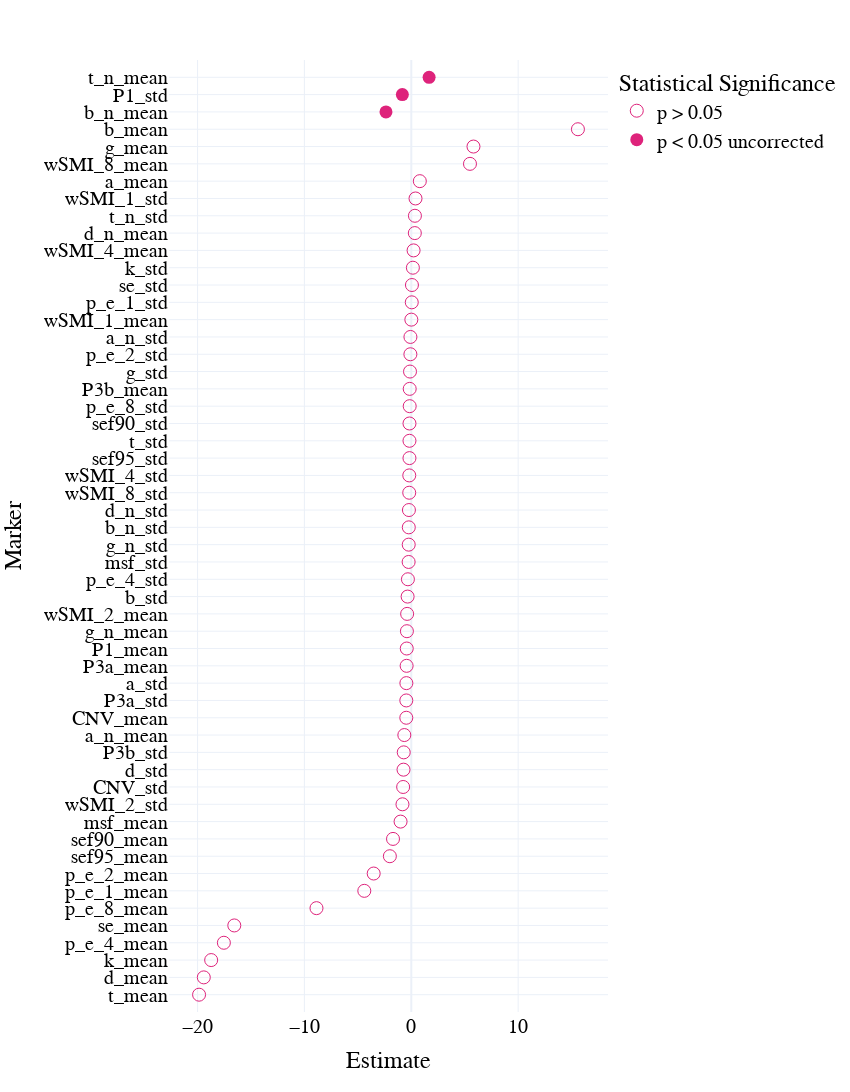

The code cell stored with this chart in its notebook:
### Code cell
fig = px.scatter(mind_glmm.sort_values(by = 'Estimate'),x = 'Estimate', y = 'Marker', template = "plotly_white", symbol = 'significant', 
                 symbol_sequence = ['circle-open','circle','hexagram' ],
#                  color = 'significant',
                 color_discrete_sequence = [pink, green,orange, pink], 
                 
                 category_orders = {'significant': ['p > 0.05','p < 0.05 uncorrected', 'p < 0.05 FDR corrected']},
                 labels = {'significant': 'Statistical Significance', 'markers':''}
                )
# fig.add_vline(x=0.5, line_width=3, line_dash="dash", line_color="grey")
fig.update_traces(marker=dict(size = 13))

fig.update_layout(
    width=850,
    height=1300,
#     autosize = True, 
    template = 'plotly_white',
        font=dict(
        family="Times new roman",
        size=20,
        color="black"
    ),
    xaxis = dict(
            visible=True,
            # range = [0.45,0.80], 
            tickfont = {"size": 20},
        ),
    yaxis = dict(
        tickfont = {"size": 20},
        autorange = False,    
        automargin = True,
        range = [-1,len(mind_glmm)],
        dtick = 1
        ),
    showlegend=True, 

)

fig.show()

fig.write_image(os.path.join(fig_path,'univariate_glmm_mind_estimate.png'))
fig.write_image(os.path.join(fig_path,'univariate_glmm_mind_estimate.pdf'))
fig.write_html(os.path.join(fig_path,'univariate_glmm_mind_estimate.html'))

### Figure 1 — Plotly figure (JSON) as saved in the notebook; plotly's stock layout.template omitted (floating-point values rounded to 4 significant figures)
{"data": [{"hovertemplate": "Statistical Significance=p > 0.05<br>Estimate=%{x}<br>Marker=%{y}<extra></extra>", "legendgroup": "p > 0.05", "marker": {"color": "#DE237B", "size": 13, "symbol": "circle-open"}, "mode": "markers", "name": "p > 0.05", "orientation": "h", "showlegend": true, "type": "scatter", "x": [-19.86, -19.42, -18.73, -17.54, -16.56, -8.871, -4.398, -3.52, -2.006, -1.712, -1.005, -0.8264, -0.7628, -0.7291, -0.7077, -0.6512, -0.4678, -0.4668, -0.4609, -0.4371, -0.4256, -0.4108, -0.389, -0.3451, -0.3165, -0.2501, -0.2415, -0.2353, -0.2222, -0.1952, -0.1916, -0.1724, -0.1711, -0.1708, -0.1505, -0.1504, -0.1209, -0.08565, -0.0821, 0.003514, 0.04331, 0.0596, 0.1483, 0.2129, 0.329, 0.3393, 0.3938, 0.7966, 5.491, 5.817, 15.59], "xaxis": "x", "y": ["t_mean", "d_mean", "k_mean", "p_e_4_mean", "se_mean", "p_e_8_mean", "p_e_1_mean", "p_e_2_mean", "sef95_mean", "sef90_mean", "msf_mean", "wSMI_2_std", "CNV_std", "d_std", "P3b_std", "a_n_mean", "CNV_mean", "P3a_std", "a_std", "P3a_mean", "P1_mean", "g_n_mean", "wSMI_2_mean", "b_std", "p_e_4_std", "msf_std", "g_n_std", "b_n_std", "d_n_std", "wSMI_8_std", "wSMI_4_std", "sef95_std", "t_std", "sef90_std", "p_e_8_std", "P3b_mean", "g_std", "p_e_2_std", "a_n_std", "wSMI_1_mean", "p_e_1_std", "se_std", "k_std", "wSMI_4_mean", "d_n_mean", "t_n_std", "wSMI_1_std", "a_mean", "wSMI_8_mean", "g_mean", "b_mean"], "yaxis": "y"}, {"hovertemplate": "Statistical Significance=p < 0.05 uncorrected<br>Estimate=%{x}<br>Marker=%{y}<extra></extra>", "legendgroup": "p < 0.05 uncorrected", "marker": {"color": "#DE237B", "size": 13, "symbol": "circle"}, "mode": "markers", "name": "p < 0.05 uncorrected", "orientation": "h", "showlegend": true, "type": "scatter", "x": [-2.371, -0.8387, 1.666], "xaxis": "x", "y": ["b_n_mean", "P1_std", "t_n_mean"], "yaxis": "y"}], "layout": {"font": {"color": "black", "family": "Times new roman", "size": 20}, "height": 1300, "legend": {"title": {"text": "Statistical Significance"}, "tracegroupgap": 0}, "margin": {"t": 60}, "showlegend": true, "width": 850, "xaxis": {"anchor": "y", "domain": [0, 1], "tickfont": {"size": 20}, "title": {"text": "Estimate"}, "visible": true}, "yaxis": {"anchor": "x", "automargin": true, "autorange": false, "domain": [0, 1], "dtick": 1, "range": [-1, 54], "tickfont": {"size": 20}, "title": {"text": "Marker"}}}}
